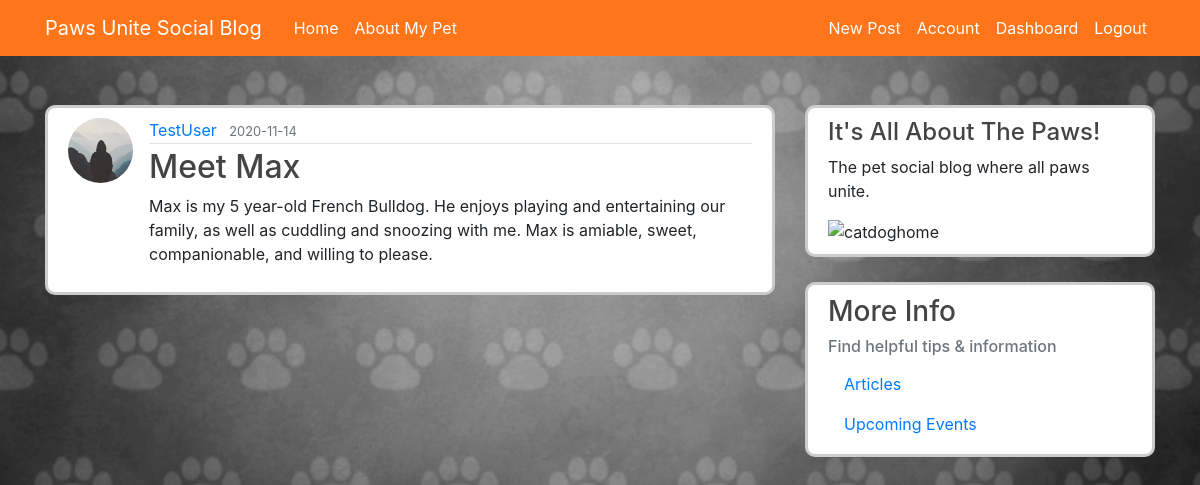
/post/3 (signed in), run on the app's committed database.
### socialblog/model.py (models this page shows, shortened)
class User(db.Model, UserMixin):
    id = db.Column(db.Integer, primary_key=True)
    username = db.Column(db.String(20), unique=True, nullable=False)
    email = db.Column(db.String(120), unique=True, nullable=False)
    image_file = db.Column(db.String(20), nullable=False,
                           default='default.jpg')
    password = db.Column(db.String(60), nullable=False)
    posts = db.relationship('Post', backref='author', lazy=True)

class Post(db.Model):
    id = db.Column(db.Integer, primary_key=True)
    title = db.Column(db.String(100), nullable=False)
    date_posted = db.Column(db.DateTime, nullable=False,
                            default=datetime.utcnow)
    content = db.Column(db.Text, nullable=False)
    image = db.Column(db.String, default=None, nullable=True)
    user_id = db.Column(db.Integer, db.ForeignKey('user.id'), nullable=False)

### socialblog/routes.py (the view)
@app.route("/post/<int:post_id>")
def post(post_id):
    post = Post.query.get_or_404(post_id)
    return render_template('post.html', title=post.title, post=post)

### socialblog/model.py (called while the page is built)
@login_manager.user_loader
def load_user(user_id):
    return User.query.get(int(user_id))

### socialblog/templates/post.html (shortened to what this page needs)
{% extends "layout.html" %}
{% block content %}
<article class="media content-section">
    <img class="rounded-circle article-img"
        src="{{ url_for('static', filename='profile_pics/' + post.author.image_file) }}">
    <div class="media-body">
        <div class="article-metadata">
            <a class="mr-2" href="#">{{ post.author.username }}</a>
            <small class="text-muted">{{ post.date_posted.strftime('%Y-%m-%d') }}</small>
        </div>
        <h2 class="article-title">{{ post.title }}</h2>
        <p class="article-content">{{ post.content }}</p>
    </div>
</article>
{% endblock content %}

### socialblog/static/main.css (style rules this page uses)
body { background-color: #ffffff; background-image: url(/static/bwpaws.jpg); background-size: cover; background-position: center; margin-top: 5rem; background-repeat: no-repeat; }
h1, h2, h3, h4, h5, h6 { color: #444444; }
.content-section { background: #ffffff; padding: 10px 20px; border: 3px solid #cccccc; border-radius: 10px; margin-top: 25px; margin-bottom: 25px; }
.article-title { color: #444444; }
.article-content { white-space: pre-line; }
.article-img { height: 65px; width: 65px; margin-right: 16px; }
.article-metadata { padding-bottom: 1px; margin-bottom: 4px; border-bottom: 1px solid #e3e3e3 }

### data on the page
User: image_file (placeholder picture), author.username "TestUser"
Post: date_posted "2020-11-14", title "Meet Max", content "Max is my 5 year-old French Bulldog. He enjoys playing and entertaining our family, as well as cuddling and snoozing with me. Max is amiable, sweet, companionable, and willing to please."
